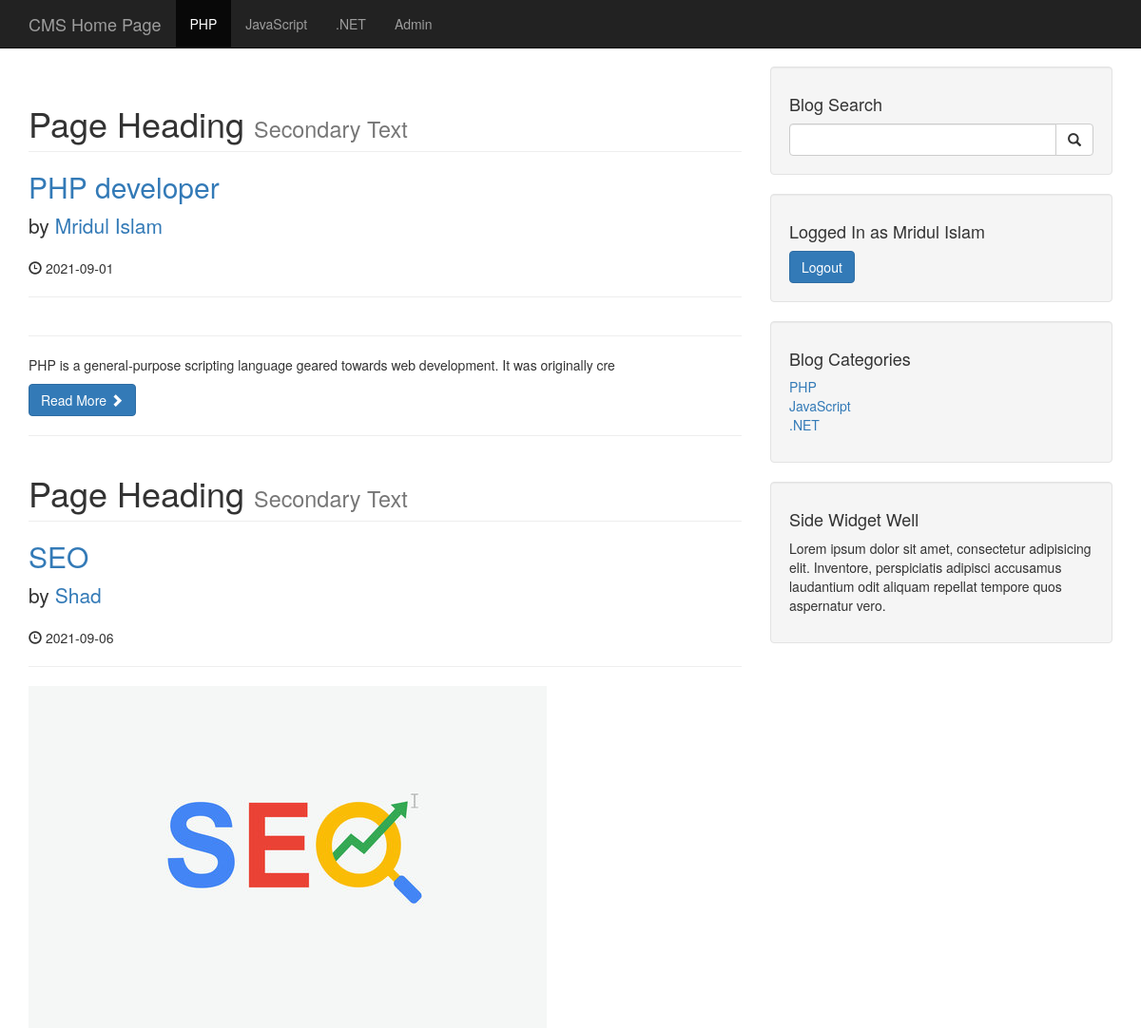
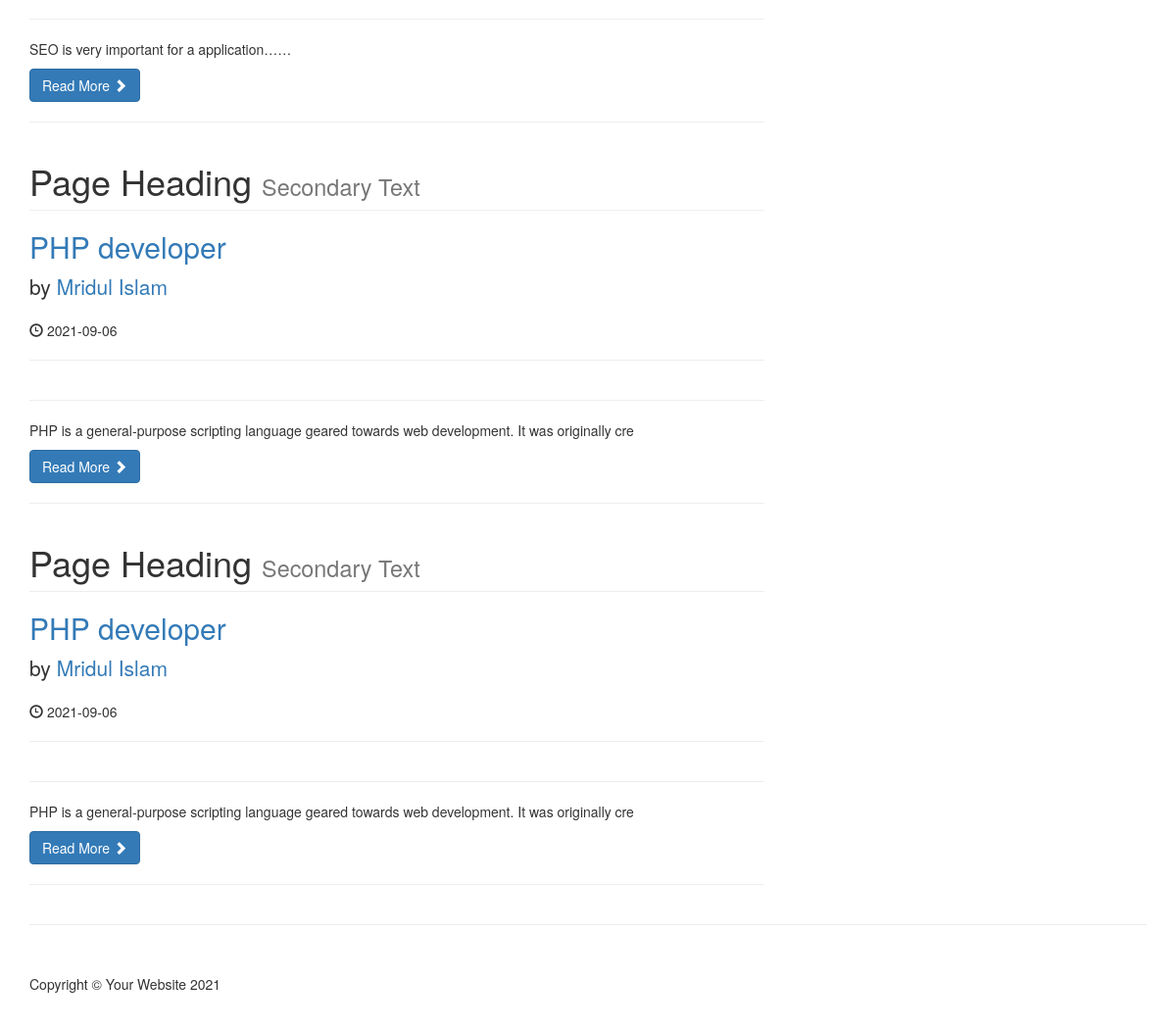
/category.php?category=4 (signed in), run on the app's committed database (2 pictures, top to bottom).
### tables this page shows
CREATE TABLE `categories` (
  `cat_id` int(5) NOT NULL,
  `cat_title` varchar(255) NOT NULL
);

CREATE TABLE `posts` (
  `post_id` int(11) NOT NULL,
  `post_category_id` int(3) NOT NULL,
  `post_title` varchar(255) NOT NULL,
  `post_author` varchar(255) NOT NULL,
  `post_user` varchar(255) NOT NULL,
  `post_date` date NOT NULL,
  `post_image` text NOT NULL,
  `post_content` text NOT NULL,
  `post_tags` varchar(255) NOT NULL,
  `post_comment_count` int(3) NOT NULL,
  `post_status` varchar(255) NOT NULL DEFAULT 'draft',
  `post_views_count` int(11) NOT NULL
);

### category.php (the view, shortened to what this page needs)
<?php include("includes/db.php"); ?>
<?php include("includes/header.php"); ?>
    <?php include("includes/navigation.php");?>
    <div class="container">
        <div class="row">
            <div class="col-md-8">
                <?php
                if(isset($_GET['category'])){
                    $the_cat_id = mysqli_real_escape_string($connection, $_GET['category']);
                    if(isset($_SESSION['user_role']) && $_SESSION['user_role'] == 'Admin'){
                        $query = "SELECT * FROM posts WHERE post_category_id = '{$the_cat_id}'";
                    }
                    else{
                        $query = "SELECT * FROM posts WHERE post_category_id = '{$the_cat_id}' AND post_status = 'published'";
                    }
                    $select_all_posts_query = mysqli_query($connection,$query);
                    $category_count = mysqli_num_rows($select_all_posts_query);
                    if($category_count < 1){
                        echo "<h1 class='text-center text-primary'> No post available. </h1>";
                    }
                    else{
                        while($row = mysqli_fetch_assoc($select_all_posts_query)){
                            $post_id      = $row['post_id'];
                            $post_title   = $row['post_title'];
                            $post_user    = $row['post_user'];
                            $post_date    = $row['post_date'];
                            $post_image   = $row['post_image'];
                            $post_content = substr($row['post_content'],0,100);
                        ?>
                        <h1 class="page-header">
                            Page Heading
                            <small>Secondary Text</small>
                        </h1>
                        <h2>
                            <a href="post.php?p_id=<?php echo $post_id;?>" > <?php echo $post_title;?> </a>
                        </h2>
                        <p class="lead">
                            by <a href="author_posts.php?author=<?php echo $post_user; ?>"> <?php echo $post_user;?> </a>
                        </p>
                        <p><span class="glyphicon glyphicon-time"></span> <?php echo $post_date;?> </p>
                        <hr>
                        <a href="post.php?p_id=<?php echo $post_id; ?>"><img class="img-responsive" src="images/<?php echo $post_image; ?>" alt=""></a>
                        <hr>
                        <p> <?php echo $post_content;?> </p>
                        <a class="btn btn-primary" href="#">Read More <span class="glyphicon glyphicon-chevron-right"></span></a>
                        <hr>
                <?php
                        }
                    }
                }
                else{
                    header("Location:index.php");
                }
                ?>
            </div>
            <?php include("includes/sidebar.php");?>
        </div>
        <hr>
<?php include("includes/footer.php"); ?>

### includes/navigation.php (shortened to what this page needs)
<nav class="navbar navbar-inverse navbar-fixed-top" role="navigation">
        <div class="container">
            <div class="navbar-header">
                <a class="navbar-brand" href="index.php">CMS Home Page</a>
            </div>
            <div class="collapse navbar-collapse" id="bs-example-navbar-collapse-1">
                <ul class="nav navbar-nav">
                    <?php
                    $query = "SELECT * FROM categories";
                    $select_all_categories_query = mysqli_query($connection,$query);
                    while ($row = mysqli_fetch_assoc($select_all_categories_query)) {
                        $cat_id    = $row['cat_id'];
                        $cat_title = $row['cat_title'];
                        $category_class     = '';
                        if(isset($_GET['category']) && $_GET['category'] == $cat_id){
                            $category_class = 'active';
                        }
                        echo "<li class='$category_class'>  <a href='category.php?category={$cat_id}'>{$cat_title}</a> </li>";
                    }
                    if(isset($_SESSION['user_role'])){
                        echo "<li><a href='admin'> Admin </a></li>";
                    }
                    ?>
                </ul>
            </div>
        </div>
    </nav>

### includes/sidebar.php (shortened to what this page needs)
<div class="col-md-4">
    <div class="well">
        <h4>Blog Search</h4>
        <form action="search.php" method="post">
            <div class="input-group">
                <input type="text" name="search" class="form-control">
                <span class="input-group-btn">
                    <button name="submit" class="btn btn-default" type="submit">
                        <span class="glyphicon glyphicon-search"></span>
                </button>
                </span>
            </div>
        </form>
    </div>
    <div class="well">
        <?php
        if(isset($_SESSION['user_role'])){
            $username = $_SESSION['username'];
            echo "<h4> Logged In as {$username} </h4>";
            echo "<a href='includes/logout.php' class='btn btn-primary'> Logout </a>";
        }
        ?>
    </div>
    <div class="well">
        <?php
        $query = "SELECT * FROM categories";
        $query_result = mysqli_query($connection, $query);
        ?>
        <h4>Blog Categories</h4>
        <div class="row">
            <div class="col-lg-12">
                <ul class="list-unstyled">
                    <?php
                    while($row = mysqli_fetch_assoc($query_result)){
                        $cat_id = $row['cat_id'];
                        $cat_title = $row['cat_title'];
                        echo "<li><a href='category.php?category={$cat_id}'> {$cat_title} </a>
                        </li>";
                    }
                    ?>
                </ul>
            </div>
        </div>
    </div>
    <?php include "widget.php"; ?>
</div>

### css/blog-home.css (style rules this page uses)
body { padding-top: 70px; }

### data on the page
categories: cat_title "PHP"
categories: cat_title "JavaScript"
categories: cat_title ".NET"
posts: post_title "PHP developer", post_user "Mridul Islam", post_date "2021-09-01", post_content "PHP is a general-purpose scripting language geared towards web development. It was originally cre"
posts: post_title "SEO", post_user "Shad", post_date "2021-09-06", post_image (picture), post_content "SEO is very important for a application……"
posts: post_title "PHP developer", post_user "Mridul Islam", post_date "2021-09-06", post_content "PHP is a general-purpose scripting language geared towards web development. It was originally cre"
posts: post_title "PHP developer", post_user "Mridul Islam", post_date "2021-09-06", post_content "PHP is a general-purpose scripting language geared towards web development. It was originally cre"

### other printed values
$username "Mridul Islam"
